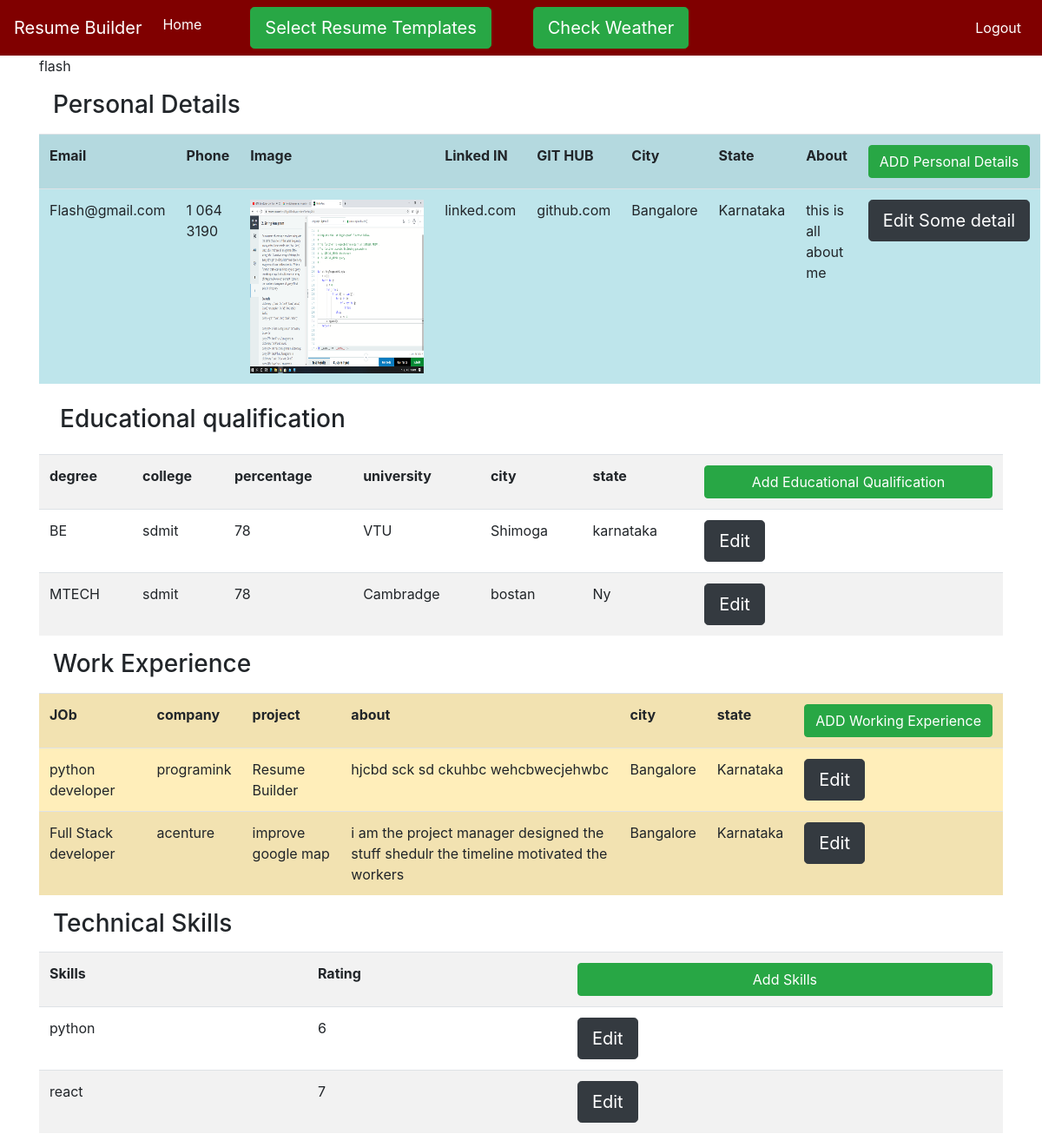
The app's page / (signed in) with its own data.
### content/models.py (models this page shows, shortened)
class Profile(models.Model):
    fullname = models.CharField(max_length=100)
    email = models.EmailField(max_length=100)
    phone = models.CharField(max_length=10)
    image = models.ImageField(upload_to='profile')
    linkedin = models.CharField(max_length=100, null=True, blank=True)
    Git_Hub = models.CharField(max_length=100,null=True, blank=True)
    city = models.CharField(max_length=100)
    state = models.CharField(max_length=100)
    about = models.TextField(null=True, blank=True)
    user = models.OneToOneField(User, on_delete=models.CASCADE, default='flash')

class Education(models.Model):
    degree = models.CharField(max_length=100)
    college = models.CharField(max_length=100)
    percentage = models.CharField(max_length=100)
    university = models.CharField(max_length=100, null=True, blank=True)
    city = models.CharField(max_length=100)
    state = models.CharField(max_length=100)
    user = models.ForeignKey(User, on_delete=models.CASCADE)

class Experience(models.Model):
    job = models.CharField(max_length=100)
    company = models.CharField(max_length=100, default='default company')
    project = models.CharField(max_length=100, null=True, blank=True)
    about = models.TextField(max_length=100, null=True, blank=True)
    city = models.CharField(max_length=100, null=True, blank=True)
    state = models.CharField(max_length=100, null=True, blank=True)
    user = models.ForeignKey(User, on_delete=models.CASCADE)

class Skills(models.Model):
    skill = models.CharField(max_length=100)
    rating = models.CharField(max_length=100)
    user = models.ForeignKey(User, on_delete=models.CASCADE)

### content/views.py (the view)
# urls.py: path('', views.index, name='index'),
def index(request):
    if request.user.is_authenticated:
        education = Education.objects.filter(user=request.user).all()
        skills = Skills.objects.filter(user=request.user).all()
        profile = Profile.objects.filter(user=request.user).all()
        experience = Experience.objects.filter(user=request.user).all()
        return render(request, 'index.html', {'edu': education, 'skill': skills, 'pro': profile, 'exp': experience})
    return render(request, 'index.html')

### content/templates/index.html
{% extends 'base.html' %}
{% block content %}
{{user}}
<h3 class="m-3">Personal Details</h3>
    <table class="table table-striped table-info">
        <tr>
            <th>Email</th>
            <th>Phone</th>
            <th>Image</th>
            <th>Linked IN</th>
            <th>GIT HUB</th>
            <th>City</th>
            <th>State</th>
            <th>About</th>
            <th><a href="{% url 'personal_detail' %}" class="btn btn-block btn-success">ADD Personal Details</a> </th>
        </tr>
    {% for i in pro %}
        <tr>
            <td>{{i.email}}</td>
            <td>{{i.phone}}</td>
            <td><img src="{{i.image.url}}" style="width:200px;height:200px" /></td>
            <td>{{i.linkedin}}</td>
            <td>{{i.Git_Hub}}</td>
            <td>{{i.city}}</td>
            <td>{{i.state}}</td>
            <td>{{i.about}}</td>
            <td><a href="{% url 'edit_personal' %}" class="btn btn-dark btn-lg" >Edit Some detail</a></td>
        </tr>
    {% endfor %}
    </table>
<h3 class="m-4">Educational qualification</h3>
    <table class="table table-striped">
        <tr>
            <th>degree </th>
            <th>college</th>
            <th>percentage </th>
            <th>university </th>
            <th>city </th>
            <th>state </th>
            <th><a href="{% url 'add_edu' %}" class="btn btn-block btn-success">Add Educational Qualification</a></th>
        </tr>
    {% for i in edu %}
        <tr>
            <td>{{i.degree}}</td>
            <td>{{i.college}}</td>
            <td>{{i.percentage }}</td>
            <td>{{i.university }}</td>
            <td>{{i.city }}</td>
            <td>{{i.state }}</td>
            <td><a href="{% url 'edit_edu' i.id %}" class="btn btn-lg btn-dark">Edit</a></td>
        </tr>
    {% endfor %}
    </table>
<h3 class="m-3">Work Experience</h3>
    <table class="table table-striped table-warning">
        <tr>
            <th>JOb</th>
            <th>company </th>
            <th>project </th>
            <th>about </th>
            <th>city </th>
            <th>state</th>
            <th><a href="{% url 'addExp' %}" class="btn btn-block btn-success">ADD Working Experience</a> </th>
        </tr>
    {% for i in exp %}
        <tr>
            <td>{{i.job}}</td>
    <td>{{i.company }}</td>
    <td>{{i.project }}</td>
    <td>{{i.about }}</td>
    <td>{{i.city }}</td>
    <td>{{i.state}}</td>
    <td><a href="{% url 'editExp' i.id %}" class="btn btn-lg btn-dark">Edit</a></td>
        </tr>
    {% endfor %}
    </table>
<h3 class="m-3">Technical Skills </h3>
    <table class="table table-striped">
        <tr>
            <th>Skills</th>
            <th>Rating</th>
            <th><a href="{% url 'addskill' %}" class="btn btn-block btn-success">Add Skills</a></th>
        </tr>
    {% for i in skill %}
        <tr>
            <td>{{i.skill}}</td>
            <td>{{i.rating}}</td>
            <td><a href="{% url 'editSkill' i.id %}" class="btn btn-lg btn-dark">Edit</a></td>
        </tr>
    {% endfor %}
    </table>
{% endblock %}

### content/templates/base.html (shortened to what this page needs)
<!DOCTYPE html>
{% load crispy_forms_tags %}
<html lang="en">
<head>
    <link rel="stylesheet" href="https://maxcdn.bootstrapcdn.com/bootstrap/4.0.0/css/bootstrap.min.css">
</head>
<body>
    {% include 'nav.html' %}
    <div class="container">
        {% block content %}{% endblock %}
    </div>
</body>
</html>

### content/templates/nav.html (shortened to what this page needs)
<nav class="navbar navbar-expand-lg navbar-dark " style="background-color: #800000;">
  <a class="navbar-brand" href="{% url 'index' %}">Resume Builder</a>
  <div class="collapse navbar-collapse" id="navbarTogglerDemo03">
    <ul class="navbar-nav mr-auto mt-2 mt-lg-0">
      <li class="nav-item active">
        <a class="nav-link" href="{% url 'index' %}">Home <span class="sr-only">(current)</span></a>
      </li>
      <li class="nav-item ">
        <a class="btn btn-lg btn-success ml-5" href="{% url 'selectResume' %}">Select Resume Templates <span class="sr-only">(current)</span></a>
      </li>
      <li class="nav-item ">
        <a class="btn btn-lg btn-success ml-5" href="{% url 'weather' %}">Check Weather<span class="sr-only">(current)</span></a>
      </li>
    </ul>
    <ul class="navbar-nav ml-auto mt-2 mt-lg-0">
      {% if user.is_authenticated %}
        <li class="nav-item">
        <a class="nav-link active" href="{% url 'logout' %}">Logout</a>
      </li>
      {% endif %}
    </ul>
  </div>
</nav>

### records on screen
Profile: email "Flash@gmail.com", phone "1 064 3190", image (picture), linkedin "linked.com", Git_Hub "github.com", city "Bangalore", state "Karnataka", about "this is all about me"
Education: degree "BE", college "sdmit", percentage "78", university "VTU", city "Shimoga", state "karnataka"
Education: degree "MTECH", college "sdmit", percentage "78", university "Cambradge", city "bostan", state "Ny"
Experience: job "python developer", company "programink", project "Resume Builder", about "hjcbd sck sd ckuhbc wehcbwecjehwbc", city "Bangalore", state "Karnataka"
Experience: job "Full Stack developer", company "acenture", project "improve google map", about "i am the project manager designed the stuff shedulr the timeline motivated the workers", city "Bangalore", state "Karnataka"
Skills: skill "python", rating "6"
Skills: skill "react", rating "7"

### other values on screen
{{ user }} "flash"
